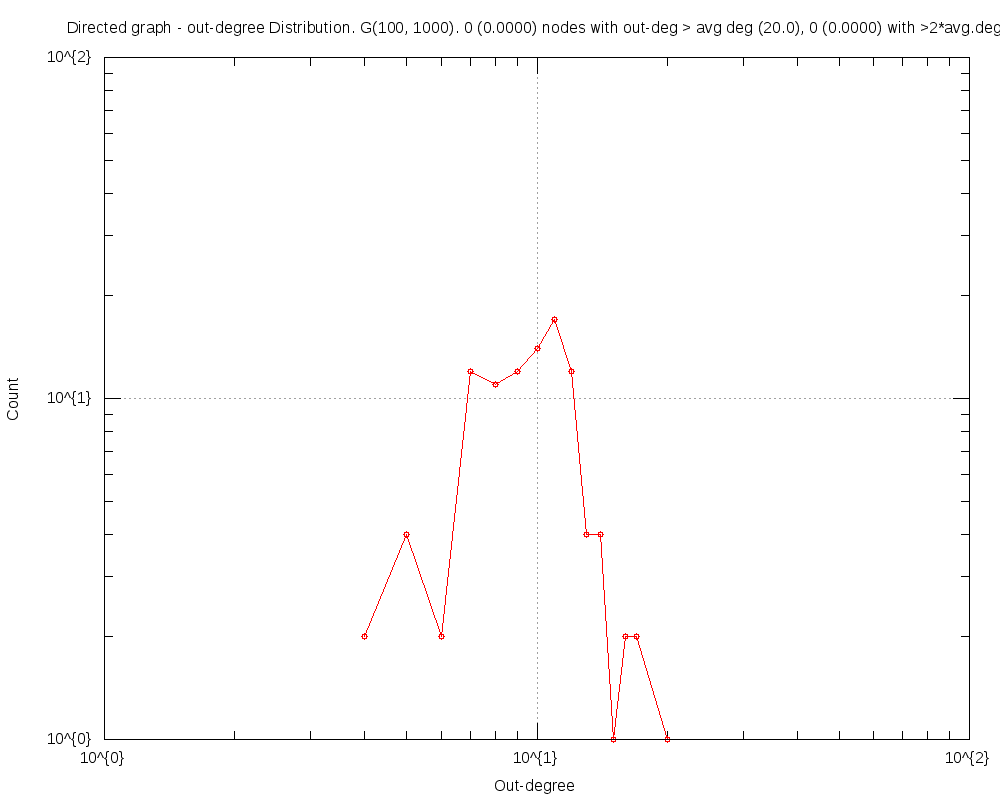

gnuplot code for this plot:
#
# Directed graph - out-degree Distribution. G(100, 1000). 0 (0.0000) nodes with out-deg > avg deg (20.0), 0 (0.0000) with >2*avg.deg (Sun Aug  7 14:14:50 2016)
#

set title "Directed graph - out-degree Distribution. G(100, 1000). 0 (0.0000) nodes with out-deg > avg deg (20.0), 0 (0.0000) with >2*avg.deg"
set key bottom right
set logscale xy 10
set format x "10^{%L}"
set mxtics 10
set format y "10^{%L}"
set mytics 10
set grid
set xlabel "Out-degree"
set ylabel "Count"
set tics scale 2
set terminal png size 1000,800
set output 'outDeg.example.png'
plot 	"outDeg.example.tab" using 1:2 title "" with linespoints pt 6
